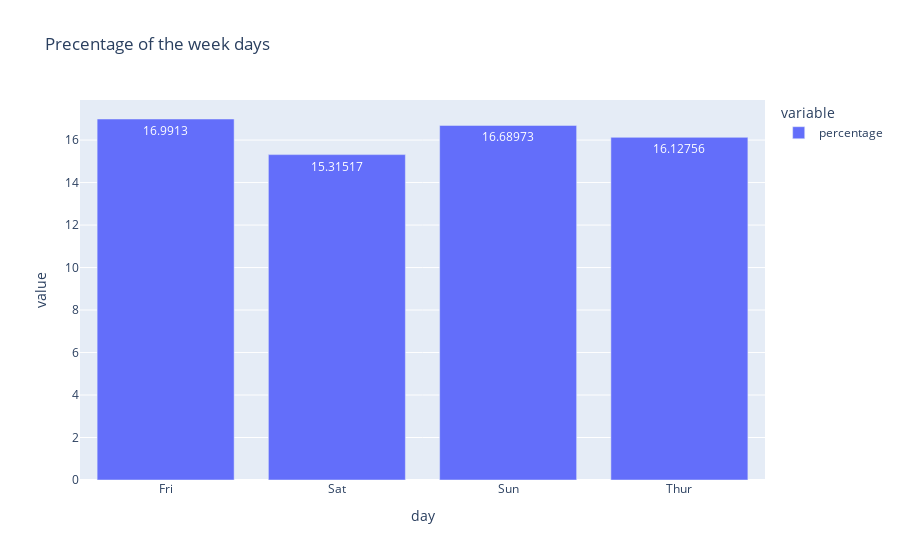

Source (notebook cell):
### Markdown cell above
### Best work day?

### Code cell
gdf2=df.groupby('day').agg({'percentage':'mean'})
px.bar(gdf2, title = 'Precentage of the week days',text_auto=True).show()

### Figure 1 — Plotly figure (JSON) as saved in the notebook; plotly's stock layout.template omitted (floating-point values rounded to 4 significant figures)
{"data": [{"alignmentgroup": "True", "hovertemplate": "variable=percentage<br>day=%{x}<br>value=%{y}<extra></extra>", "legendgroup": "percentage", "marker": {"color": "#636efa", "pattern": {"shape": ""}}, "name": "percentage", "offsetgroup": "percentage", "orientation": "v", "showlegend": true, "textposition": "auto", "texttemplate": "%{y}", "type": "bar", "x": ["Fri", "Sat", "Sun", "Thur"], "xaxis": "x", "y": [16.99, 15.32, 16.69, 16.13], "yaxis": "y"}], "layout": {"barmode": "relative", "legend": {"title": {"text": "variable"}, "tracegroupgap": 0}, "title": {"text": "Precentage of the week days"}, "xaxis": {"anchor": "y", "domain": [0, 1], "title": {"text": "day"}}, "yaxis": {"anchor": "x", "domain": [0, 1], "title": {"text": "value"}}}}
